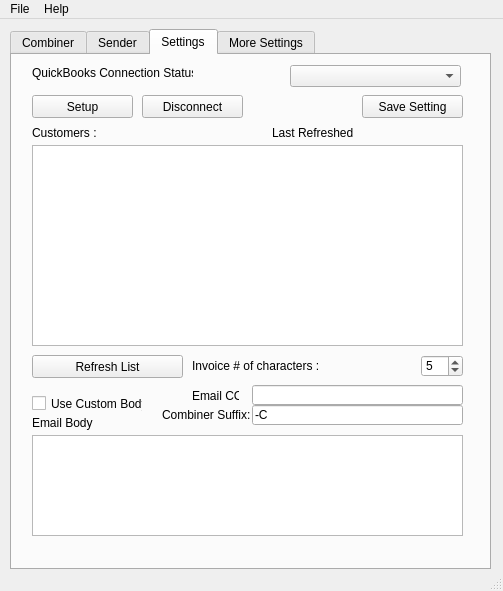
<?xml version="1.0" encoding="UTF-8"?>
<ui version="4.0">
 <class>MainWindow</class>
 <widget class="QMainWindow" name="MainWindow">
  <property name="enabled">
   <bool>true</bool>
  </property>
  <property name="geometry">
   <rect>
    <x>0</x>
    <y>0</y>
    <width>503</width>
    <height>591</height>
   </rect>
  </property>
  <property name="windowTitle">
   <string>QBO-InvoicePDFCombiner/SenderTool</string>
  </property>
  <widget class="QWidget" name="centralwidget">
   <property name="enabled">
    <bool>true</bool>
   </property>
   <widget class="QTabWidget" name="tabWidget">
    <property name="geometry">
     <rect>
      <x>10</x>
      <y>10</y>
      <width>481</width>
      <height>541</height>
     </rect>
    </property>
    <property name="currentIndex">
     <number>2</number>
    </property>
    <widget class="QWidget" name="tab">
     <attribute name="title">
      <string>Combiner</string>
     </attribute>
     <widget class="QListWidget" name="listWidget">
      <property name="geometry">
       <rect>
        <x>10</x>
        <y>50</y>
        <width>151</width>
        <height>431</height>
       </rect>
      </property>
     </widget>
     <widget class="QPushButton" name="pushButton">
      <property name="geometry">
       <rect>
        <x>10</x>
        <y>20</y>
        <width>151</width>
        <height>23</height>
       </rect>
      </property>
      <property name="text">
       <string>Refresh List</string>
      </property>
     </widget>
     <widget class="QLabel" name="label">
      <property name="geometry">
       <rect>
        <x>180</x>
        <y>10</y>
        <width>91</width>
        <height>21</height>
       </rect>
      </property>
      <property name="text">
       <string>Folder:</string>
      </property>
     </widget>
     <widget class="QToolButton" name="CombineInputButton">
      <property name="geometry">
       <rect>
        <x>440</x>
        <y>30</y>
        <width>25</width>
        <height>21</height>
       </rect>
      </property>
      <property name="text">
       <string>...</string>
      </property>
     </widget>
     <widget class="QLineEdit" name="lineEdit">
      <property name="geometry">
       <rect>
        <x>180</x>
        <y>30</y>
        <width>251</width>
        <height>20</height>
       </rect>
      </property>
      <property name="readOnly">
       <bool>true</bool>
      </property>
     </widget>
     <widget class="QToolButton" name="CombineOutputButton">
      <property name="geometry">
       <rect>
        <x>440</x>
        <y>80</y>
        <width>25</width>
        <height>21</height>
       </rect>
      </property>
      <property name="text">
       <string>...</string>
      </property>
     </widget>
     <widget class="QLabel" name="label_2">
      <property name="geometry">
       <rect>
        <x>180</x>
        <y>60</y>
        <width>91</width>
        <height>21</height>
       </rect>
      </property>
      <property name="text">
       <string>Output Folder:</string>
      </property>
     </widget>
     <widget class="QLineEdit" name="lineEdit_2">
      <property name="geometry">
       <rect>
        <x>180</x>
        <y>80</y>
        <width>251</width>
        <height>20</height>
       </rect>
      </property>
      <property name="readOnly">
       <bool>true</bool>
      </property>
     </widget>
     <widget class="QPushButton" name="pushButton_3">
      <property name="geometry">
       <rect>
        <x>180</x>
        <y>150</y>
        <width>281</width>
        <height>23</height>
       </rect>
      </property>
      <property name="text">
       <string>Combine All</string>
      </property>
     </widget>
     <widget class="QPushButton" name="pushButton_4">
      <property name="geometry">
       <rect>
        <x>180</x>
        <y>120</y>
        <width>281</width>
        <height>23</height>
       </rect>
      </property>
      <property name="text">
       <string>Combine Selected</string>
      </property>
     </widget>
     <widget class="QLabel" name="label_3">
      <property name="geometry">
       <rect>
        <x>10</x>
        <y>490</y>
        <width>61</width>
        <height>16</height>
       </rect>
      </property>
      <property name="text">
       <string># of Items :</string>
      </property>
     </widget>
     <widget class="QLabel" name="label_4">
      <property name="geometry">
       <rect>
        <x>180</x>
        <y>190</y>
        <width>91</width>
        <height>21</height>
       </rect>
      </property>
      <property name="text">
       <string>Console :</string>
      </property>
     </widget>
     <widget class="QLabel" name="label_16">
      <property name="geometry">
       <rect>
        <x>71</x>
        <y>490</y>
        <width>61</width>
        <height>16</height>
       </rect>
      </property>
      <property name="text">
       <string/>
      </property>
     </widget>
     <widget class="QTextEdit" name="textEdit_3">
      <property name="geometry">
       <rect>
        <x>180</x>
        <y>210</y>
        <width>281</width>
        <height>271</height>
       </rect>
      </property>
     </widget>
    </widget>
    <widget class="QWidget" name="tab_2">
     <attribute name="title">
      <string>Sender</string>
     </attribute>
     <widget class="QPushButton" name="pushButton_2">
      <property name="geometry">
       <rect>
        <x>10</x>
        <y>20</y>
        <width>151</width>
        <height>23</height>
       </rect>
      </property>
      <property name="text">
       <string>Refresh List</string>
      </property>
     </widget>
     <widget class="QListWidget" name="listWidget_2">
      <property name="geometry">
       <rect>
        <x>10</x>
        <y>50</y>
        <width>151</width>
        <height>431</height>
       </rect>
      </property>
     </widget>
     <widget class="QLabel" name="label_5">
      <property name="geometry">
       <rect>
        <x>180</x>
        <y>10</y>
        <width>91</width>
        <height>21</height>
       </rect>
      </property>
      <property name="text">
       <string>Folder:</string>
      </property>
     </widget>
     <widget class="QPushButton" name="pushButton_5">
      <property name="geometry">
       <rect>
        <x>180</x>
        <y>60</y>
        <width>287</width>
        <height>23</height>
       </rect>
      </property>
      <property name="text">
       <string>Send</string>
      </property>
     </widget>
     <widget class="QLabel" name="label_6">
      <property name="geometry">
       <rect>
        <x>180</x>
        <y>90</y>
        <width>91</width>
        <height>21</height>
       </rect>
      </property>
      <property name="text">
       <string>Console :</string>
      </property>
     </widget>
     <widget class="QLineEdit" name="lineEdit_3">
      <property name="geometry">
       <rect>
        <x>180</x>
        <y>30</y>
        <width>251</width>
        <height>20</height>
       </rect>
      </property>
      <property name="readOnly">
       <bool>true</bool>
      </property>
     </widget>
     <widget class="QLabel" name="label_7">
      <property name="geometry">
       <rect>
        <x>10</x>
        <y>490</y>
        <width>61</width>
        <height>16</height>
       </rect>
      </property>
      <property name="text">
       <string># of Items :</string>
      </property>
     </widget>
     <widget class="QToolButton" name="toolButton_4">
      <property name="geometry">
       <rect>
        <x>440</x>
        <y>30</y>
        <width>25</width>
        <height>21</height>
       </rect>
      </property>
      <property name="text">
       <string>...</string>
      </property>
     </widget>
     <widget class="QLabel" name="label_17">
      <property name="geometry">
       <rect>
        <x>74</x>
        <y>492</y>
        <width>47</width>
        <height>13</height>
       </rect>
      </property>
      <property name="text">
       <string/>
      </property>
     </widget>
     <widget class="QTextEdit" name="textEdit_2">
      <property name="geometry">
       <rect>
        <x>180</x>
        <y>110</y>
        <width>281</width>
        <height>371</height>
       </rect>
      </property>
      <property name="readOnly">
       <bool>true</bool>
      </property>
     </widget>
    </widget>
    <widget class="QWidget" name="tab_3">
     <attribute name="title">
      <string>Settings</string>
     </attribute>
     <widget class="QTextEdit" name="textEdit">
      <property name="geometry">
       <rect>
        <x>20</x>
        <y>380</y>
        <width>431</width>
        <height>101</height>
       </rect>
      </property>
      <property name="font">
       <font>
        <pointsize>12</pointsize>
       </font>
      </property>
      <property name="autoFormatting">
       <set>QTextEdit::AutoNone</set>
      </property>
      <property name="html">
       <string>&lt;!DOCTYPE HTML PUBLIC &quot;-//W3C//DTD HTML 4.0//EN&quot; &quot;http://www.w3.org/TR/REC-html40/strict.dtd&quot;&gt;
&lt;html&gt;&lt;head&gt;&lt;meta name=&quot;qrichtext&quot; content=&quot;1&quot; /&gt;&lt;style type=&quot;text/css&quot;&gt;
p, li { white-space: pre-wrap; }
&lt;/style&gt;&lt;/head&gt;&lt;body style=&quot; font-family:'MS Shell Dlg 2'; font-size:12pt; font-weight:400; font-style:normal;&quot;&gt;
&lt;p style=&quot;-qt-paragraph-type:empty; margin-top:0px; margin-bottom:0px; margin-left:0px; margin-right:0px; -qt-block-indent:0; text-indent:0px; font-size:8.5pt;&quot;&gt;&lt;br /&gt;&lt;/p&gt;&lt;/body&gt;&lt;/html&gt;</string>
      </property>
     </widget>
     <widget class="QLabel" name="label_10">
      <property name="geometry">
       <rect>
        <x>20</x>
        <y>70</y>
        <width>171</width>
        <height>16</height>
       </rect>
      </property>
      <property name="frameShape">
       <enum>QFrame::NoFrame</enum>
      </property>
      <property name="lineWidth">
       <number>0</number>
      </property>
      <property name="text">
       <string>Customers :</string>
      </property>
      <property name="textFormat">
       <enum>Qt::AutoText</enum>
      </property>
      <property name="scaledContents">
       <bool>false</bool>
      </property>
      <property name="textInteractionFlags">
       <set>Qt::NoTextInteraction</set>
      </property>
     </widget>
     <widget class="QLabel" name="label_11">
      <property name="geometry">
       <rect>
        <x>20</x>
        <y>10</y>
        <width>161</width>
        <height>16</height>
       </rect>
      </property>
      <property name="frameShape">
       <enum>QFrame::NoFrame</enum>
      </property>
      <property name="lineWidth">
       <number>0</number>
      </property>
      <property name="text">
       <string>QuickBooks Connection Status :</string>
      </property>
      <property name="textFormat">
       <enum>Qt::AutoText</enum>
      </property>
      <property name="scaledContents">
       <bool>false</bool>
      </property>
      <property name="textInteractionFlags">
       <set>Qt::NoTextInteraction</set>
      </property>
     </widget>
     <widget class="QPushButton" name="pushButton_7">
      <property name="geometry">
       <rect>
        <x>20</x>
        <y>40</y>
        <width>101</width>
        <height>23</height>
       </rect>
      </property>
      <property name="whatsThis">
       <string>Connect app to your QuickBooks account</string>
      </property>
      <property name="text">
       <string>Setup</string>
      </property>
     </widget>
     <widget class="QLabel" name="label_12">
      <property name="geometry">
       <rect>
        <x>260</x>
        <y>70</y>
        <width>81</width>
        <height>16</height>
       </rect>
      </property>
      <property name="text">
       <string>Last Refreshed :</string>
      </property>
     </widget>
     <widget class="QLabel" name="label_13">
      <property name="geometry">
       <rect>
        <x>350</x>
        <y>70</y>
        <width>111</width>
        <height>16</height>
       </rect>
      </property>
      <property name="text">
       <string/>
      </property>
     </widget>
     <widget class="QLabel" name="label_14">
      <property name="geometry">
       <rect>
        <x>20</x>
        <y>360</y>
        <width>61</width>
        <height>16</height>
       </rect>
      </property>
      <property name="frameShape">
       <enum>QFrame::NoFrame</enum>
      </property>
      <property name="lineWidth">
       <number>0</number>
      </property>
      <property name="text">
       <string>Email Body :</string>
      </property>
      <property name="textFormat">
       <enum>Qt::AutoText</enum>
      </property>
      <property name="scaledContents">
       <bool>false</bool>
      </property>
      <property name="textInteractionFlags">
       <set>Qt::NoTextInteraction</set>
      </property>
     </widget>
     <widget class="QLabel" name="label_15">
      <property name="geometry">
       <rect>
        <x>180</x>
        <y>10</y>
        <width>111</width>
        <height>16</height>
       </rect>
      </property>
      <property name="frameShape">
       <enum>QFrame::NoFrame</enum>
      </property>
      <property name="lineWidth">
       <number>0</number>
      </property>
      <property name="text">
       <string/>
      </property>
      <property name="textFormat">
       <enum>Qt::AutoText</enum>
      </property>
      <property name="scaledContents">
       <bool>false</bool>
      </property>
      <property name="textInteractionFlags">
       <set>Qt::NoTextInteraction</set>
      </property>
     </widget>
     <widget class="QPushButton" name="customer_refresh_button">
      <property name="geometry">
       <rect>
        <x>20</x>
        <y>300</y>
        <width>151</width>
        <height>23</height>
       </rect>
      </property>
      <property name="text">
       <string>Refresh List</string>
      </property>
     </widget>
     <widget class="QListWidget" name="listWidget_3">
      <property name="geometry">
       <rect>
        <x>20</x>
        <y>90</y>
        <width>431</width>
        <height>201</height>
       </rect>
      </property>
      <property name="styleSheet">
       <string notr="true"/>
      </property>
     </widget>
     <widget class="QCheckBox" name="checkBox">
      <property name="geometry">
       <rect>
        <x>20</x>
        <y>340</y>
        <width>111</width>
        <height>17</height>
       </rect>
      </property>
      <property name="text">
       <string>Use Custom Body</string>
      </property>
     </widget>
     <widget class="QPushButton" name="pushButton_10">
      <property name="geometry">
       <rect>
        <x>130</x>
        <y>40</y>
        <width>101</width>
        <height>23</height>
       </rect>
      </property>
      <property name="styleSheet">
       <string notr="true"/>
      </property>
      <property name="text">
       <string>Disconnect</string>
      </property>
     </widget>
     <widget class="QSpinBox" name="spinBox">
      <property name="geometry">
       <rect>
        <x>409</x>
        <y>300</y>
        <width>42</width>
        <height>22</height>
       </rect>
      </property>
      <property name="whatsThis">
       <string>Amount of charaters the app will use to search for each PDF in QuickBooks</string>
      </property>
      <property name="minimum">
       <number>1</number>
      </property>
      <property name="value">
       <number>5</number>
      </property>
     </widget>
     <widget class="QLabel" name="label_9">
      <property name="geometry">
       <rect>
        <x>180</x>
        <y>303</y>
        <width>141</width>
        <height>16</height>
       </rect>
      </property>
      <property name="text">
       <string>Invoice # of characters :</string>
      </property>
     </widget>
     <widget class="QLineEdit" name="lineEdit_5">
      <property name="geometry">
       <rect>
        <x>240</x>
        <y>330</y>
        <width>211</width>
        <height>20</height>
       </rect>
      </property>
      <property name="text">
       <string/>
      </property>
     </widget>
     <widget class="QLabel" name="label_18">
      <property name="geometry">
       <rect>
        <x>180</x>
        <y>334</y>
        <width>47</width>
        <height>13</height>
       </rect>
      </property>
      <property name="text">
       <string>Email CC :</string>
      </property>
     </widget>
     <widget class="QPushButton" name="pushButton_11">
      <property name="geometry">
       <rect>
        <x>350</x>
        <y>40</y>
        <width>101</width>
        <height>23</height>
       </rect>
      </property>
      <property name="text">
       <string>Save Setting</string>
      </property>
     </widget>
     <widget class="QComboBox" name="comboBox">
      <property name="geometry">
       <rect>
        <x>278</x>
        <y>10</y>
        <width>171</width>
        <height>22</height>
       </rect>
      </property>
     </widget>
     <widget class="QLabel" name="label_19">
      <property name="geometry">
       <rect>
        <x>150</x>
        <y>349</y>
        <width>91</width>
        <height>21</height>
       </rect>
      </property>
      <property name="text">
       <string>Combiner Suffix:</string>
      </property>
     </widget>
     <widget class="QLineEdit" name="lineEdit_6">
      <property name="geometry">
       <rect>
        <x>240</x>
        <y>350</y>
        <width>211</width>
        <height>20</height>
       </rect>
      </property>
      <property name="text">
       <string>-C</string>
      </property>
      <property name="placeholderText">
       <string>File Suffix Once Combined</string>
      </property>
     </widget>
    </widget>
    <widget class="QWidget" name="tab_4">
     <attribute name="title">
      <string>More Settings</string>
     </attribute>
     <widget class="QLabel" name="label_8">
      <property name="geometry">
       <rect>
        <x>10</x>
        <y>10</y>
        <width>181</width>
        <height>21</height>
       </rect>
      </property>
      <property name="text">
       <string>Customer Refrence QB Tag Index:</string>
      </property>
     </widget>
     <widget class="QSpinBox" name="spinBox_2">
      <property name="geometry">
       <rect>
        <x>190</x>
        <y>10</y>
        <width>42</width>
        <height>22</height>
       </rect>
      </property>
      <property name="value">
       <number>1</number>
      </property>
     </widget>
    </widget>
   </widget>
  </widget>
  <widget class="QMenuBar" name="menubar">
   <property name="geometry">
    <rect>
     <x>0</x>
     <y>0</y>
     <width>503</width>
     <height>21</height>
    </rect>
   </property>
   <widget class="QMenu" name="menuFile">
    <property name="title">
     <string>File</string>
    </property>
    <addaction name="actionClose"/>
   </widget>
   <widget class="QMenu" name="menuHelp">
    <property name="title">
     <string>Help</string>
    </property>
    <addaction name="actionHelp"/>
   </widget>
   <addaction name="menuFile"/>
   <addaction name="menuHelp"/>
  </widget>
  <widget class="QStatusBar" name="statusbar"/>
  <action name="actionClose">
   <property name="text">
    <string>Close</string>
   </property>
  </action>
  <action name="actionHelp">
   <property name="text">
    <string>Documentation</string>
   </property>
  </action>
 </widget>
 <resources/>
 <connections/>
</ui>
